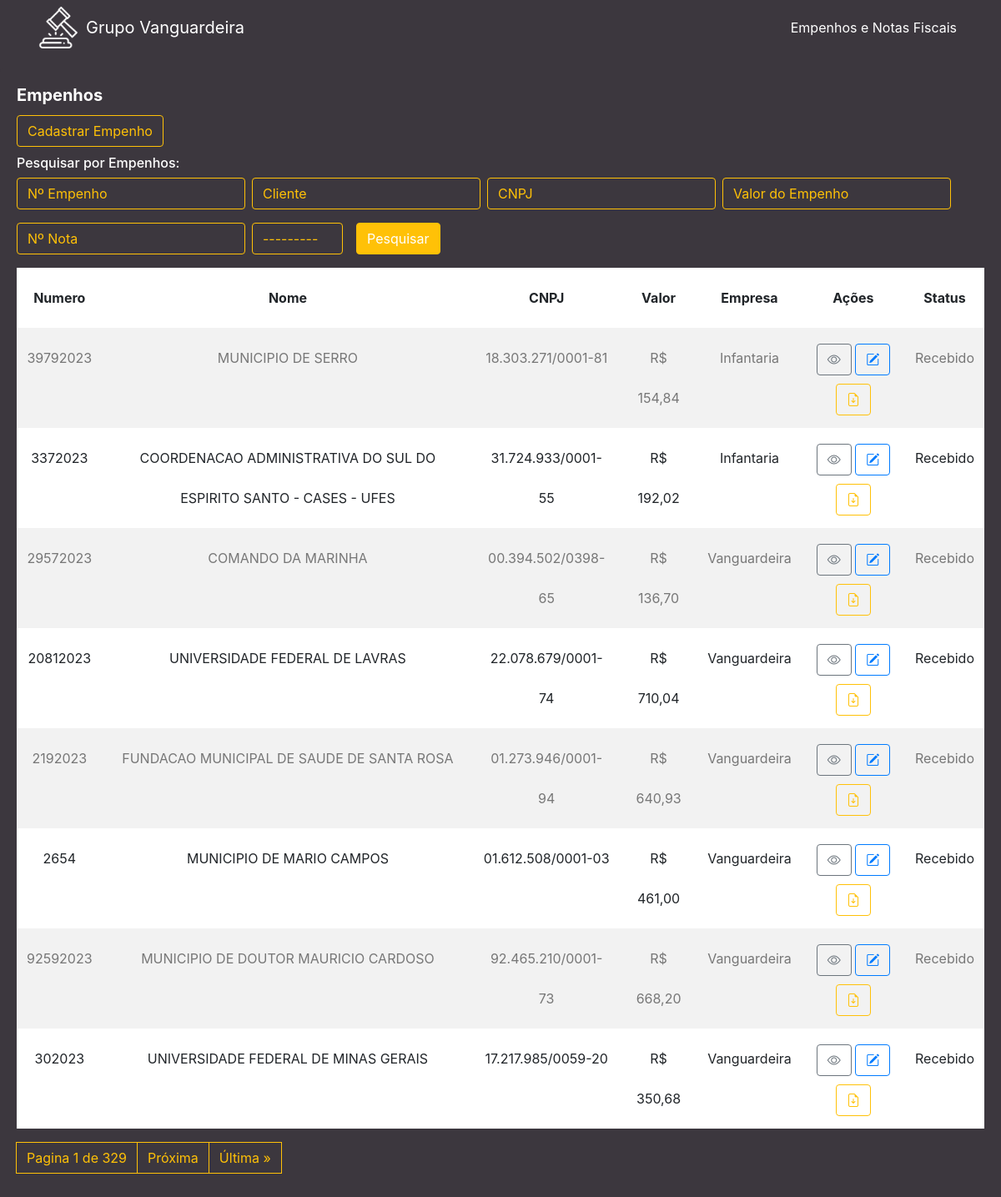
The page / on the database its author committed.
### cliente/models.py (models this page shows, shortened)
class Cliente(models.Model):
    numero = models.CharField(max_length=255)
    nome = models.CharField(max_length=255)
    cnpj = models.CharField(max_length=255)
    data_criacao = models.DateTimeField(default=timezone.now)
    categoria = models.ForeignKey(Categoria, on_delete=models.DO_NOTHING)
    empresa = models.ForeignKey(Empresa, on_delete=models.DO_NOTHING)
    empenho = models.FileField(upload_to='empenhos/', max_length=500)
    nfe = models.FileField(upload_to='notas/', max_length=500, default='0', blank=True)
    n_nfe = models.CharField(max_length=255, blank=True)
    descricao = models.TextField(blank=True)
    valor = models.CharField(max_length=255)

class Empresa(models.Model):
    nome = models.CharField(max_length=255)
    def __str__(self):
        return self.nome

class Categoria(models.Model):
    nome = models.CharField(max_length=255)
    def __str__(self):
        return self.nome

### cliente/views.py (the view)
# urls.py: path('', views.cliente, name='cliente'),
def cliente(request):
    list_clientes = Cliente.objects.order_by('-data_criacao')
    myFilter = ClienteFilter(request.GET, queryset=list_clientes)
    list_clientes = myFilter.qs
    paginator = Paginator(list_clientes, 8)
    page = request.GET.get('page')
    list_clientes = paginator.get_page(page)
    return render(request, 'cliente/cliente.html', {'clientes': list_clientes, 'myFilter': myFilter})

### cliente/templates/cliente/cliente.html (shortened to what this page needs)
{% extends 'base.html' %}
{% load widget_tweaks %}
{% block conteudo %}
<div class="content mt-3">
    <div class="card">
        <div class="card-body">
            <h5 class="card-title">Empenhos</h5>
            <a class="btn btn-outline-primary mb-3" id="btn-cadastrar" href="{% url 'form' %}">Cadastrar Empenho</a>
            <div class="row">
                <div class="col">
                    <h6 class="card-subtitle mb-2 text-muted">Pesquisar por Empenhos:</h6>
                    <form method="get" class="form-inline">
                        <div class="form-group mb-3 mr-2">
                            {% render_field myFilter.form.numero placeholder="Nº Empenho" class="form-control" id="id_numero" autocomplete="off" %}
                        </div>
                        <div class="form-group mb-3 mr-2">
                            {% render_field myFilter.form.nome placeholder="Cliente" class="form-control" id="id_nome" autocomplete="off" %}
                        </div>
                        <div class="form-group mb-3 mr-2">
                            {% render_field myFilter.form.cnpj placeholder="CNPJ" class="form-control" id="id_cnpj" autocomplete="off" %}
                        </div>
                        <div class="form-group mb-3 mr-2">
                            {% render_field myFilter.form.valor placeholder="Valor do Empenho" class="form-control" id="valor" autocomplete="off" %}
                        </div>
                        <div class="form-group mb-3 mr-2">
                            {% render_field myFilter.form.n_nfe class="form-control" placeholder="Nº Nota" id="nfe" autocomplete="off" %}
                        </div>
                        <div class="form-group mb-3 mr-2">
                            {% render_field myFilter.form.categoria class="form-control" id="id_categoria" autocomplete="off" %}
                        </div>
                        <button class="btn btn-primary ml-2 mb-3" id="btn-pesquisar" type="submit">Pesquisar</button>
                    </form>
                </div>
            </div>
            <table class="table table-striped ">
                <thead>
                    <tr>
                        <th scope="col" class="text-center">Numero</th>
                        <th scope="col" class="text-center">Nome</th>
                        <th scope="col" class="text-center">CNPJ</th>
                        <th scope="col" class="text-center">Valor</th>
                        <th scope="col" class="text-center">Empresa</th>
                        <th scope="col" class="text-center">Ações</th>
                        <th scope="col" class="text-center">Status</th>
                    </tr>
                </thead>
                <tbody>
                    {% for cliente in clientes %}
                    <tr>
                        <td class="text-center">{{ cliente.numero }}</td>
                        <td class="text-center">{{ cliente.nome }}</td>
                        <td class="text-center">{{ cliente.cnpj }}</td>
                        <td class="text-center">R$ {{ cliente.valor }}</td>
                        <td class="text-center">{{ cliente.empresa }}</td>
                        <td class="text-center">
                            <a href="/cliente/detalhe/{{ cliente.id }}" class="btn btn-outline-secondary"><i class="bi bi-eye"></i></a>
                            <a href="/cliente/edit/{{ cliente.id }}/" class="btn btn-outline-primary"><i class="bi bi-pencil-square"></i></a>
                            <a href="{{ cliente.empenho.url }}" class="btn btn-outline-warning" target="_blank"><i class="bi bi-file-earmark-arrow-down"></i></a>
                        </td>
                        {% if cliente.categoria_id == 2 %}
                        <td class="text-center" style="background-color: red; color: white;">{{ cliente.categoria }}</td>
                        {% elif cliente.categoria_id == 3 %}
                        <td class="text-center" style="background-color: green; color: white;">{{ cliente.categoria }}</td>
                        {% else %}
                        <td class="text-center">{{ cliente.categoria }}</td>
                        {% endif %}
                    </tr>
                    {% endfor %}
                </tbody>
            </table>
            <nav aria-label="Page navigation example">
                <ul class="pagination">
                    <a class="page-link" href="#">Pagina {{ clientes.number }} de {{ clientes.paginator.num_pages }}</a>
                    {% if clientes.has_next %}
                        <a class="page-link" href="{{ request.get_full_path }}?&page={{ clientes.next_page_number }}">Próxima</a>
                        <a class="page-link" href="{{ request.get_full_path }}?&page={{ clientes.paginator.num_pages }}">Última &raquo;</a>
                    {% endif %}
                </ul>
            </nav>
        </div>
    </div>
</div>
{% endblock %}

### rows shown on the page
Cliente: numero "39792023", nome "MUNICIPIO DE SERRO", cnpj "18.303.271/0001-81", valor "154,84", empresa "Infantaria", categoria "Recebido"
Cliente: numero "3372023", nome "COORDENACAO ADMINISTRATIVA DO SUL DO ESPIRITO SANTO - CASES - UFES", cnpj "31.724.933/0001-55", valor "192,02", empresa "Infantaria", categoria "Recebido"
Cliente: numero "29572023", nome "COMANDO DA MARINHA", cnpj "00.394.502/0398-65", valor "136,70", empresa "Vanguardeira", categoria "Recebido"
Cliente: numero "20812023", nome "UNIVERSIDADE FEDERAL DE LAVRAS", cnpj "22.078.679/0001-74", valor "710,04", empresa "Vanguardeira", categoria "Recebido"
Cliente: numero "2192023", nome "FUNDACAO MUNICIPAL DE SAUDE DE SANTA ROSA", cnpj "01.273.946/0001-94", valor "640,93", empresa "Vanguardeira", categoria "Recebido"
Cliente: numero "2654", nome "MUNICIPIO DE MARIO CAMPOS", cnpj "01.612.508/0001-03", valor "461,00", empresa "Vanguardeira", categoria "Recebido"
Cliente: numero "92592023", nome "MUNICIPIO DE DOUTOR MAURICIO CARDOSO", cnpj "92.465.210/0001-73", valor "668,20", empresa "Vanguardeira", categoria "Recebido"
Cliente: numero "302023", nome "UNIVERSIDADE FEDERAL DE MINAS GERAIS", cnpj "17.217.985/0059-20", valor "350,68", empresa "Vanguardeira", categoria "Recebido"

### other values the page prints
{{ clientes.number }} "1"
{{ clientes.paginator.num_pages }} "329"
